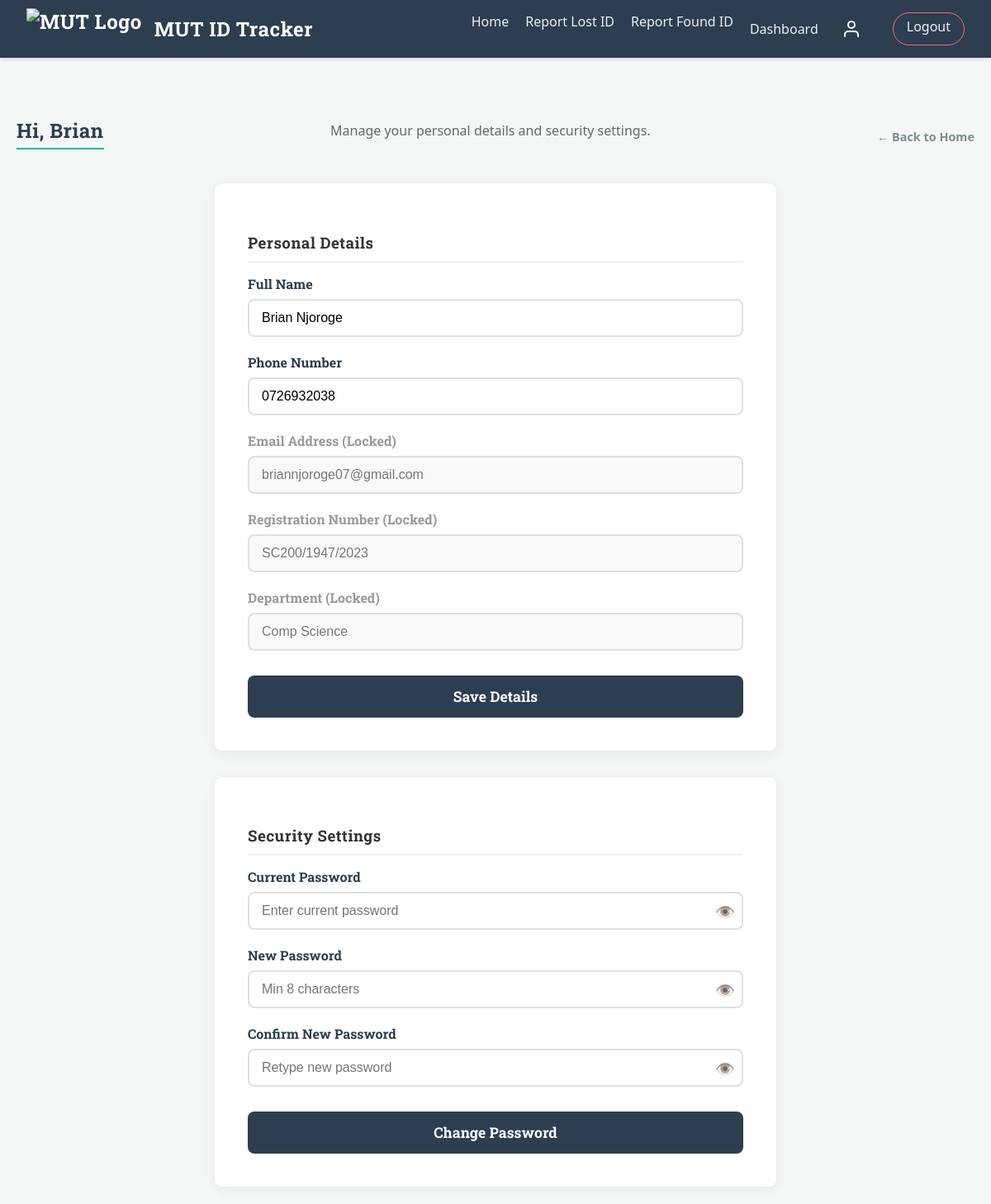
The page /profile (signed in) on the database as committed earlier.
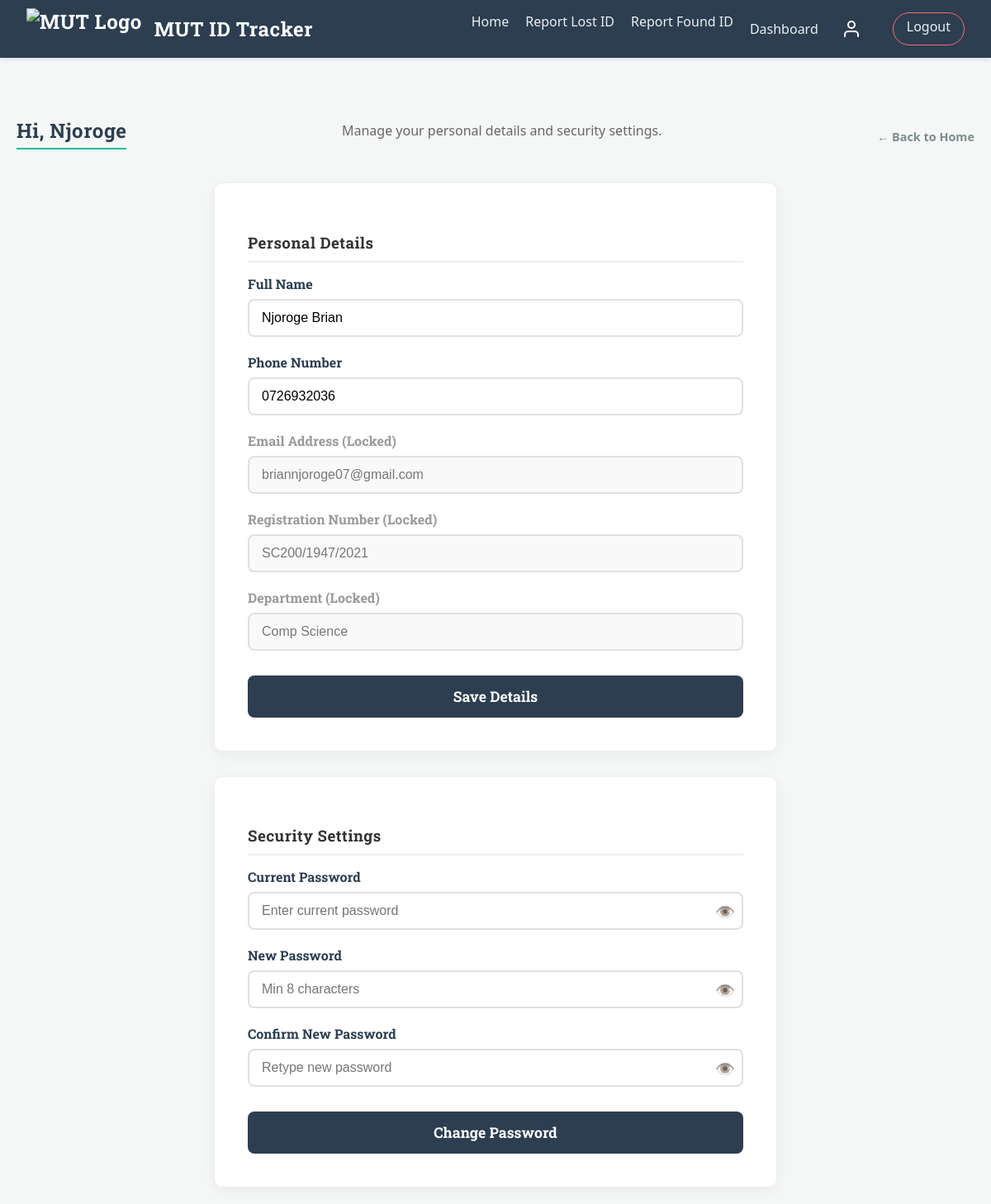
The same page on the database as committed later.
### tables this page shows
CREATE TABLE users (
            id INTEGER PRIMARY KEY AUTOINCREMENT,
            name TEXT NOT NULL,
            email TEXT UNIQUE NOT NULL,
            phone TEXT UNIQUE NOT NULL,
            reg_number TEXT UNIQUE NOT NULL,
            department TEXT NOT NULL,
            password_hash TEXT NOT NULL,
            role TEXT DEFAULT 'student',
            is_deleted BOOLEAN DEFAULT 0 
        );

### auth.py (the view, shortened to what this page needs)
@auth_bp.route('/profile', methods=['GET', 'POST'])
@login_required
def profile():
    conn = get_db_connection()
    user_data = conn.execute('SELECT * FROM users WHERE id = ?', (current_user.id,)).fetchone()
    conn.close()
    return render_template('profile.html', user=user_data)

### auth.py (called while the page is built)
def load_user(user_id):
    conn = get_db_connection()
    curr = conn.cursor()
    curr.execute("SELECT * FROM users WHERE id = ?", (user_id,))
    user = curr.fetchone()
    conn.close()
    if user:
        return User(id=user['id'],
                    name=user['name'],
                    email=user['email'],
                    role=user['role'],
                    reg_number=user['reg_number'],
                    department=user['department'],
                    phone=user['phone'])
    return None

### db.py (called while the page is built)
def get_db_connection():
    conn = sqlite3.connect('lostfound.db')
    conn.row_factory = sqlite3.Row
    return conn

### routes.py (called while the page is built)
@main_bp.app_context_processor
def inject_unread_claims():
    unread_count = 0
    if current_user.is_authenticated:
        conn = get_db_connection()
        result = conn.execute(
            'SELECT COUNT(*) FROM claims WHERE user_id = ? AND is_read = 0',
            (current_user.id,)
        ).fetchone()
        if result:
            unread_count = result[0]
        conn.close()
    return dict(unread_count=unread_count)

### templates/profile.html (shortened to what this page needs)
<!doctype html>
<html lang="en">
  <head>
    <link
      rel="stylesheet"
      href="{{ url_for('static', filename='style.css') }}"
    />
  </head>
  <body>
    {% include 'navbar.html' %}
    <div class="container">
      <div class="page-header">
        <h2>Hi, {{ user['name'].split(' ')[0] }}</h2>
        <p style="color: #666; margin-top: 5px">
          Manage your personal details and security settings.
        </p>
        <a href="/" class="back-link">&larr; Back to Home</a>
      </div>
      <div class="form-card" style="margin-bottom: 30px">
        <h3>Personal Details</h3>
        <form action="{{ url_for('auth.profile') }}" method="POST">
          <div class="form-group">
            <label for="name">Full Name</label>
            <input
              type="text"
              name="name"
              value="{{ user['name'] }}"
              required
            />
          </div>
          <div class="form-group">
            <label for="phone">Phone Number</label>
            <input
              type="tel"
              name="phone"
              value="{{ user['phone'] }}"
              pattern="[0-9]{10}"
              required
            />
          </div>
          <div class="form-group">
            <label style="color: #999">Email Address (Locked)</label>
            <input
              type="text"
              value="{{ user['email'] }}"
              class="readonly-input"
              readonly
            />
          </div>
          <div class="form-group">
            <label style="color: #999">Registration Number (Locked)</label>
            <input
              type="text"
              value="{{ user['reg_number'] }}"
              class="readonly-input"
              readonly
            />
          </div>
          <div class="form-group">
            <label style="color: #999">Department (Locked)</label>
            <input
              type="text"
              value="{{ user['department'] }}"
              class="readonly-input"
              readonly
            />
          </div>
          <button type="submit" class="submit-btn">Save Details</button>
        </form>
      </div>
      <div class="form-card">
        <h3>Security Settings</h3>
        <form action="{{ url_for('auth.profile') }}" method="POST">
          <div class="form-group">
            <label for="old_password">Current Password</label>
            <div class="password-container">
              <input
                type="password"
                id="oldPass"
                name="old_password"
                class="text-input"
                placeholder="Enter current password"
                required
              />
              <span
                class="toggle-password"
                onclick="togglePassword('oldPass', this)"
                >👁️</span
              >
            </div>
          </div>
          <div class="form-group">
            <label for="new_password">New Password</label>
            <div class="password-container">
              <input
                type="password"
                id="newPass"
                name="new_password"
                class="text-input"
                placeholder="Min 8 characters"
                minlength="8"
                required
              />
              <span
                class="toggle-password"
                onclick="togglePassword('newPass', this)"
                >👁️</span
              >
            </div>
          </div>
          <div class="form-group">
            <label for="confirm_password">Confirm New Password</label>
            <div class="password-container">
              <input
                type="password"
                id="confirmPass"
                name="confirm_password"
                class="text-input"
                placeholder="Retype new password"
                required
              />
              <span
                class="toggle-password"
                onclick="togglePassword('confirmPass', this)"
                >👁️</span
              >
            </div>
          </div>
          <button type="submit" class="submit-btn" id="passSubmitBtn">
            Change Password
          </button>
        </form>
      </div>
    </div>
  </body>
</html>

### templates/navbar.html (shortened to what this page needs)
<nav>
  <a href="/" class="nav-brand">
    <img
      src="{{ url_for('static', filename='logo.png') }}"
      alt="MUT Logo"
      class="nav-logo"
    />
    <span>MUT ID Tracker</span>
  </a>
  <div class="nav-links" id="navLinks">
    <a href="{{ url_for('main.home') }}">Home</a>
    <a href="{{ url_for('main.lost') }}">Report Lost ID</a>
    <a href="{{ url_for('main.found') }}">Report Found ID</a>
    {% if current_user.is_authenticated %}
    <a href="{{ url_for('main.dashboard') }}" class="dashboard-link">
      Dashboard
    </a>
    <a
      href="{{ url_for('auth.profile') }}"
      class="nav-icon-link desktop-only"
      title="My Profile"
    >
      <svg
        width="24"
        height="24"
        viewBox="0 0 24 24"
        fill="none"
        stroke="white"
        stroke-width="2"
        stroke-linecap="round"
        stroke-linejoin="round"
      >
        <path d="M20 21v-2a4 4 0 0 0-4-4H8a4 4 0 0 0-4 4v2"></path>
        <circle cx="12" cy="7" r="4"></circle>
      </svg>
    </a>
    <a href="{{ url_for('auth.logout') }}" class="nav-btn logout-btn">Logout</a>
    {% else %}
    <a href="{{ url_for('auth.login') }}">Login</a>
    <a href="{{ url_for('auth.register') }}" class="nav-btn register-btn"
      >Register</a
    >
    {% endif %}
  </div>
</nav>

### static/style.css (style rules this page uses)
body { font-family: "Segoe UI", Tahoma, Geneva, Verdana, sans-serif; background-color: #f4f7f6; margin: 0; padding: 0; color: #333; padding-top: 80px; }
h1, h2, h3, h4, h5, h6 { font-family: "Roboto Slab", serif; font-weight: 700; letter-spacing: 0.5px; }
.readonly-input { background-color: #f9f9f9; color: #777; border-color: #eee; cursor: not-allowed; }
nav { background-color: #2c3e50; padding: 0 2rem; height: 70px; display: flex; justify-content: space-between; align-items: center; box-shadow: 0 2px 5px rgba(0, 0, 0, 0.1); position: fixed; top: 0; left: 0; width: 100%; z-index: 1000; box-sizing: border-box; }
.nav-brand { font-family: "Roboto Slab", serif; display: flex; align-items: center; gap: 15px; color: white; font-size: 1.5rem; font-weight: bold; letter-spacing: 0.5px; text-decoration: none; cursor: pointer; transition: opacity 0.3s; }
.nav-logo { height: 50px; width: auto; object-fit: contain; }
.nav-links { display: flex; gap: 20px; }
.nav-links a { color: #ecf0f1; text-decoration: none; font-size: 1rem; font-weight: 500; transition: color 0.3s; }
.dashboard-link { display: inline-flex; align-items: center; }
.nav-btn { padding: 8px 16px; border-radius: 20px; transition: all 0.3s ease; text-decoration: none; line-height: 1; }
.logout-btn { border: 1px solid #ff6b6b; color: #ff6b6b; }
.nav-icon-link { display: flex; align-items: center; justify-content: center; padding: 8px; margin-right: 10px; border-radius: 50%; transition: background 0.3s; }
h2 { color: #2c3e50; border-bottom: 2px solid #1abc9c; display: inline-block; padding-bottom: 5px; margin-top: 2rem; }
p { color: #666; max-width: 600px; margin: 0 auto; }
.container { max-width: 1200px; margin: 0 auto; padding: 20px; }
.page-header { display: flex; justify-content: space-between; align-items: center; margin-bottom: 20px; padding-top: 10px; }
.back-link { text-decoration: none; color: #1393b9; font-weight: bold; font-size: 1rem; transition: color 0.3s; }
.form-card { background: white; max-width: 600px; margin: 0 auto; padding: 40px; border-radius: 10px; box-shadow: 0 4px 15px rgba(0, 0, 0, 0.05); border: 1px solid #eee; }
.form-card h3 { margin-bottom: 15px; border-bottom: 2px solid #eee; padding-bottom: 10px; }
.form-group { margin-bottom: 20px; }
.form-group label { display: block; margin-bottom: 8px; font-weight: bold; color: #2c3e50; font-family: "Roboto Slab", serif; }
.form-group input[type="text"], .form-group input[type="tel"], .form-group input[type="email"], .form-group input[type="password"] { width: 100%; padding: 12px 15px; font-size: 1rem; border: 2px solid #e0e0e0; border-radius: 8px; outline: none; box-sizing: border-box; transition: border-color 0.3s; }
.submit-btn { width: 100%; padding: 14px; background-color: #2c3e50; color: white; font-size: 1.1rem; font-weight: bold; border: none; border-radius: 8px; cursor: pointer; font-family: "Roboto Slab", serif; transition: background-color 0.3s, transform 0.2s; margin-top: 10px; }
.password-container { position: relative; width: 100%; }
.password-container input { width: 100%; padding-right: 40px; }
.toggle-password { position: absolute; right: 10px; top: 50%; transform: translateY(-50%); cursor: pointer; font-size: 1.2rem; user-select: none; opacity: 0.7; }
.back-link { display: block; margin-top: 20px; color: #7f8c8d; text-decoration: none; font-size: 0.9rem; transition: color 0.2s; }

Rows that differ between the two databases and show on the page:
changed users "briannjoroge07@gmail.com": name "Brian" → "Njoroge"; name "Brian Njoroge" → "Njoroge Brian"; phone "0726932038" → "0726932036"; reg_number "SC200/1947/2023" → "SC200/1947/2021"
